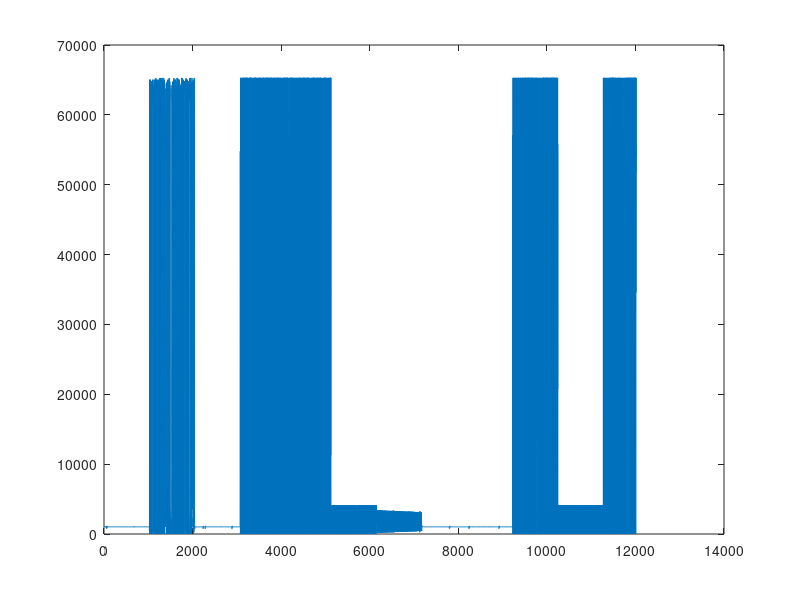
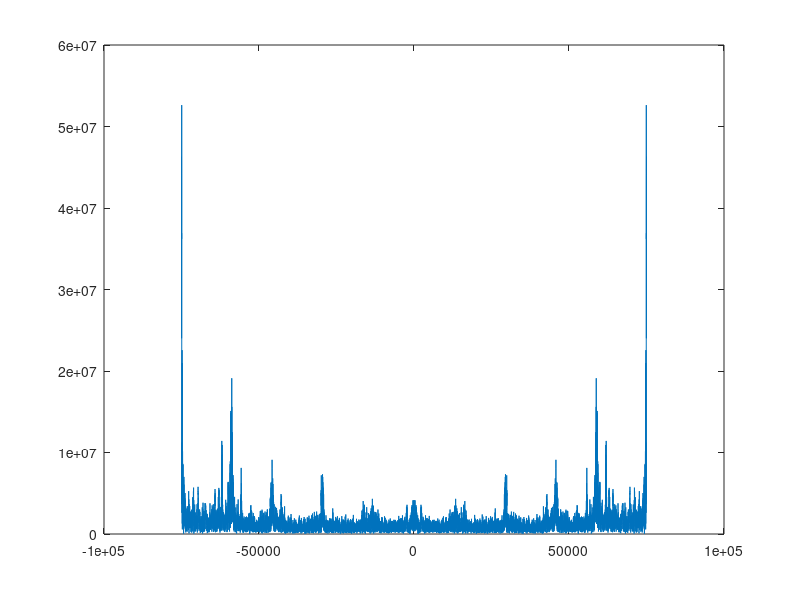
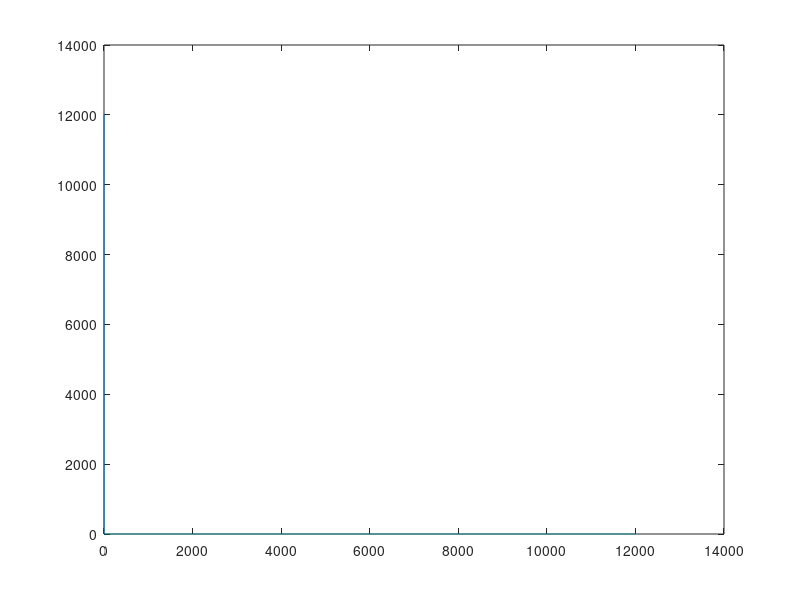

Write MATLAB code to recreate these figures, in order.

y = load('Log.txt');

%T_old = y
x= []



for v =0.0:+1.0:length(y)
  
   x = [x, v]; 
end
x = x'
x(1,:) = []

%y(1:8000,:) = []

l = abs(fft(y))
l(1,:) = []
f = 150e3/2*linspace(-1, 1, length(l));


%x(1,:) =[]


figure(1)
plot(x,y)

figure(2)
plot(f,l)

k = abs(fft(y))
%y = exp(-1j*2*pi*f.*X);
figure(3)
z = exp(-1j*2*pi*170e3.*y)
plot(abs(fft(z)));
